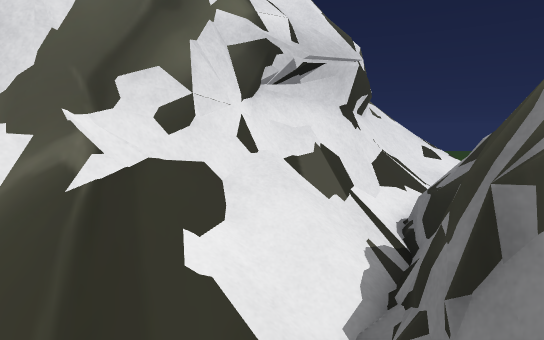
view 1 (above)

18 first-person views from a walk through a scene from a Unity 3-D project. The camera is 1.3 m above the floor, tilts 8° down and sees 80° across. The floor is counted in squares, 0.5 m on a side. Each view is taken from the middle of a square. On the plan, view 1 faces up. The plan holds only what a view shows up to about 20 squares ahead; the rest is blank. The place goes on beyond the plan. Some animated figures are not drawn.

view 2
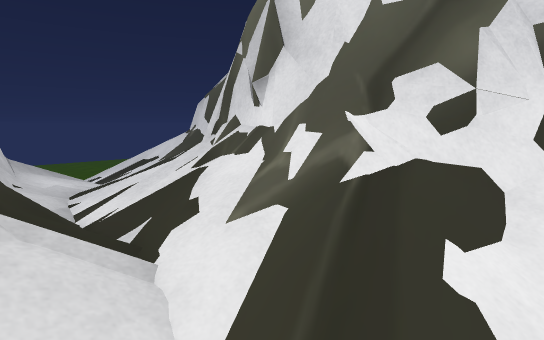

view 3
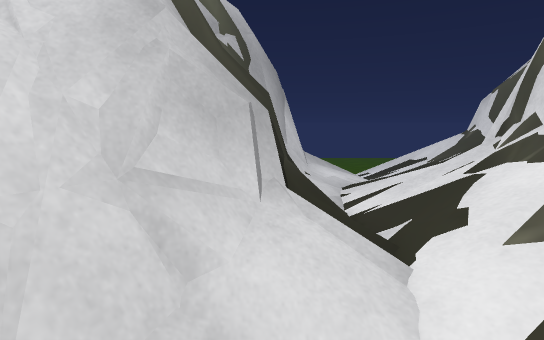

view 4
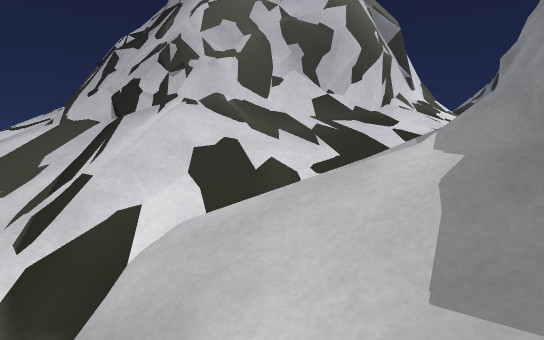

view 5
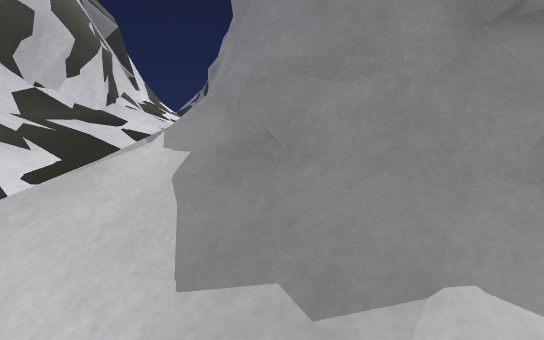

view 6
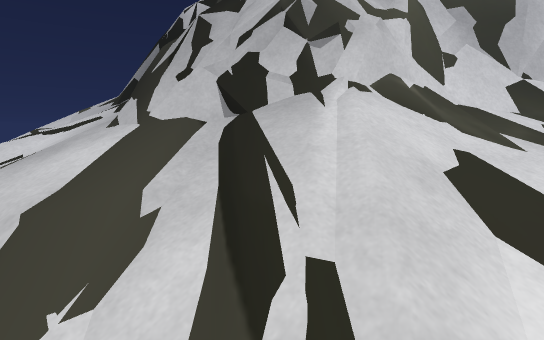

view 7
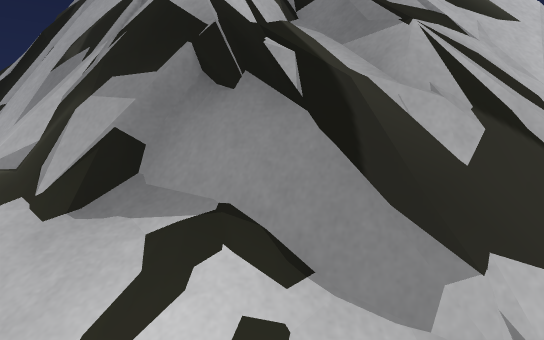

view 8
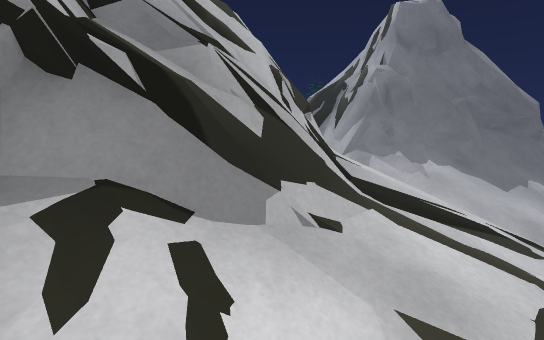

view 9
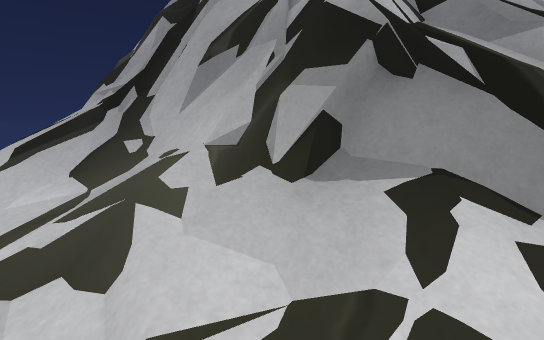

view 10
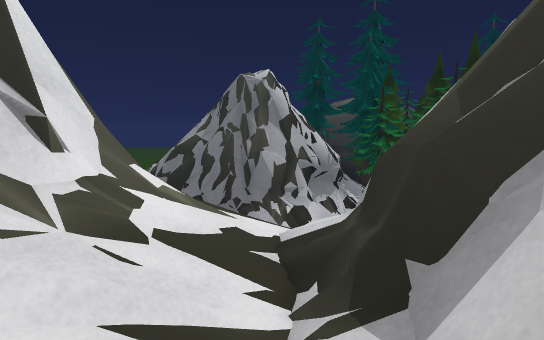

view 11
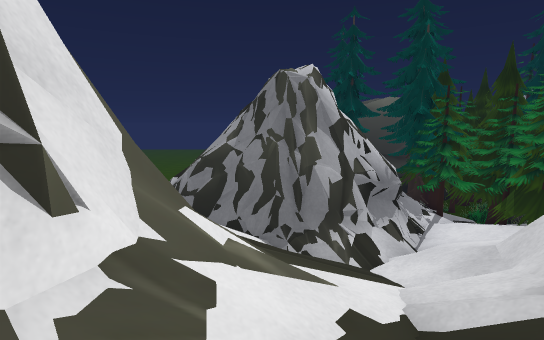

view 12
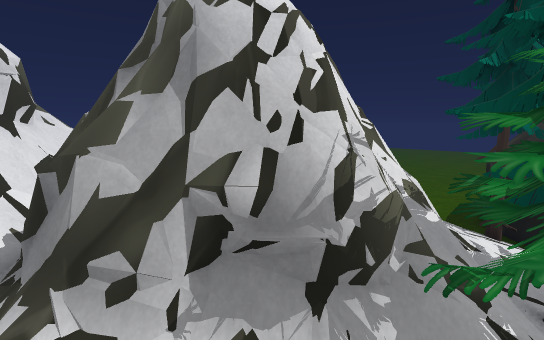

view 13
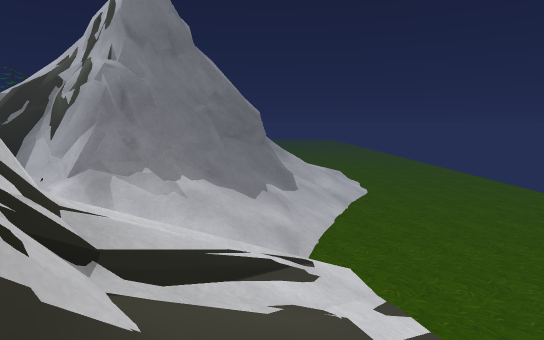

view 14
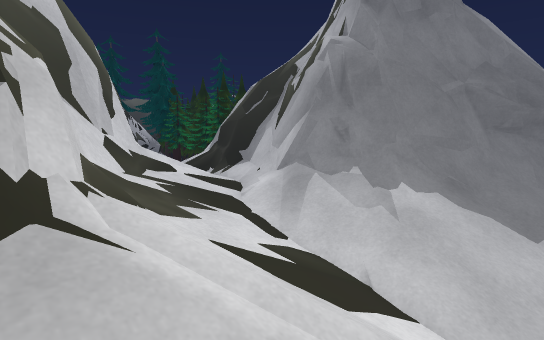

view 15
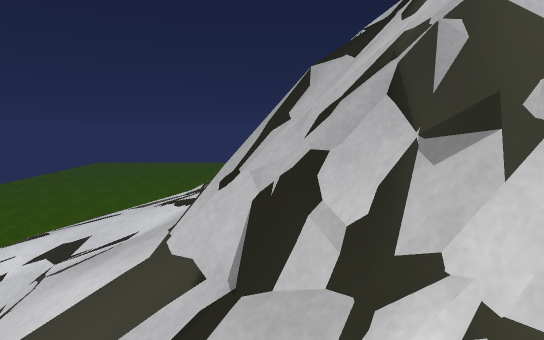

view 16
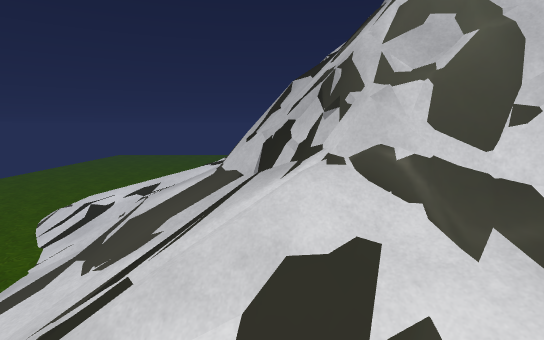

view 17
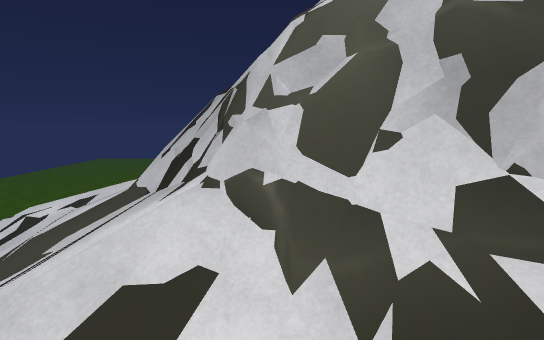

view 18
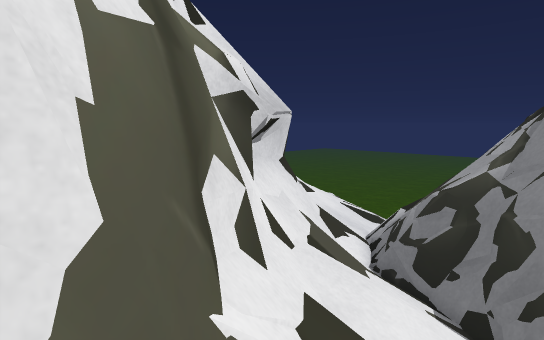

### Floor plan
Key: @ floor where view 1 was taken; # wall or solid block; . main floor; : floor 0.25 m higher than the main floor; - floor 0.25 m lower than the main floor; + floor 0.5 m higher than the main floor; _ floor 0.5 m lower than the main floor; * floor 0.75 m higher than the main floor; < floor 0.75 m lower than the main floor; % floor 1.25 m higher than the main floor; ( floor 1.25 m lower than the main floor; / step, stairs or slope; = window, fence, low wall or low ledge; ^ raised ledge; O other object.
Columns run from 23 left of view 1 to 13 right of it. Each row starts with its distance up from view 1.
 23    /////=^#
 22    ////%^^#
 21 -/////=^^^^
 20 .//+/#^^^#
 19 .///*####
 18 .////=##
 17 ////#=^#^
 16 ///+=#^#^
 15 //:+=##^                   =%
 14 //:+=##^^                  #////
 13 ////=^##                  ##/////
 12 ////#=^##^                ##//////
 11 //////=#^#             #### //////
 10 //////#==^#^^        ^###=OO///
  9 ///////#===^^^       ^####.//===
  8 ///////////=^##    ^##=#//-==#
  7 ////////////==#######=#///=###
  6 /////////////#=###===/////=##
  5 ///<_////////////////////=##
  4 (////////-.//////////////=##
  3 (///////////.:///////////##
  2 (////////////...//:://///=##
  1 ////////#====#///////////#=##    ##=
  0 ///////=######=====////@//#^##### =
 -1 //////=############==#/////=####^==_
 -2 /////=###     #####^^=///// ###OO-__O
 -3 /////=##           ^#   ////OOOOOOO O
 -4   //###                 // OOOOOOOOO

Where each view was taken, in squares from view 1:
view 1: 0 up, 0 right, facing up
view 2: 0 up, 0 right, facing up-left
view 3: 0 up, 0 right, facing left
view 4: 1 down, 23 left, facing up-right
view 5: 1 down, 23 left, facing right
view 6: 6 up, 23 left, facing up-right
view 7: 17 up, 22 left, facing right
view 8: 19 up, 23 left, facing down-right
view 9: 20 up, 23 left, facing right
view 10: 2 up, 12 left, facing right
view 11: 4 up, 9 left, facing right
view 12: 4 down, 1 right, facing up-right
view 13: 16 up, 21 left, facing down
view 14: 11 up, 21 left, facing down-right
view 15: 8 up, 18 left, facing up
view 16: 2 up, 18 left, facing up
view 17: 2 up, 15 left, facing up
view 18: 4 up, 5 left, facing up-right
